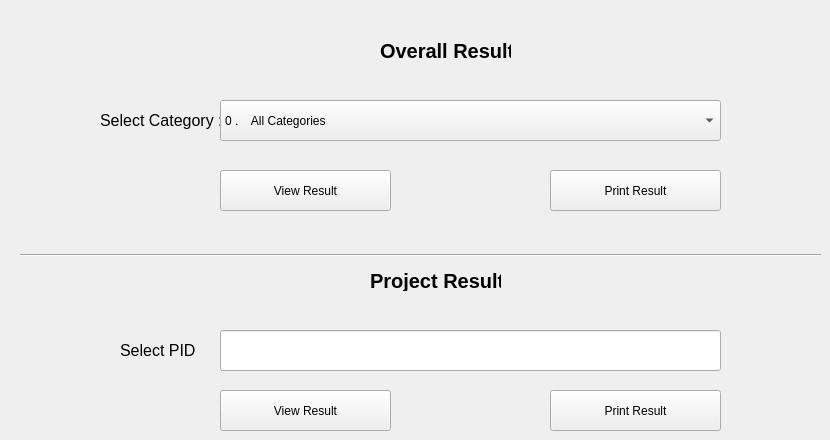
   <widget class="QWidget" name="view_res">
    <attribute name="title">
     <string>View Result</string>
    </attribute>
    <widget class="QLabel" name="label_20">
     <property name="geometry">
      <rect>
       <x>100</x>
       <y>100</y>
       <width>121</width>
       <height>41</height>
      </rect>
     </property>
     <property name="font">
      <font>
       <pointsize>12</pointsize>
       <weight>50</weight>
       <bold>false</bold>
      </font>
     </property>
     <property name="text">
      <string>Select Category :</string>
     </property>
    </widget>
    <widget class="QComboBox" name="comboBox">
     <property name="geometry">
      <rect>
       <x>220</x>
       <y>100</y>
       <width>501</width>
       <height>41</height>
      </rect>
     </property>
     <item>
      <property name="text">
       <string>0 .    All Categories</string>
      </property>
     </item>
     <item>
      <property name="text">
       <string>1 .    Networking And Information System Security</string>
      </property>
     </item>
     <item>
      <property name="text">
       <string>2.     Wireless &amp; Mobile Based Communication and Applications</string>
      </property>
     </item>
     <item>
      <property name="text">
       <string>3.     Intelligent System, AI / Expert System / Pattern Recognition / Multimedia</string>
      </property>
     </item>
     <item>
      <property name="text">
       <string>4.     Communication System / VLSI / Embedded Technologies</string>
      </property>
     </item>
     <item>
      <property name="text">
       <string>5.     System Applications / Storage And Database</string>
      </property>
     </item>
     <item>
      <property name="text">
       <string>6.     Digital Signal Processing / Speech Processing / Image Processing</string>
      </property>
     </item>
     <item>
      <property name="text">
       <string>7.     Others</string>
      </property>
     </item>
    </widget>
    <widget class="QLabel" name="label_21">
     <property name="geometry">
      <rect>
       <x>380</x>
       <y>40</y>
       <width>131</width>
       <height>21</height>
      </rect>
     </property>
     <property name="font">
      <font>
       <pointsize>15</pointsize>
       <weight>75</weight>
       <bold>true</bold>
      </font>
     </property>
     <property name="text">
      <string>Overall Result</string>
     </property>
    </widget>
    <widget class="QPushButton" name="view_oresult">
     <property name="geometry">
      <rect>
       <x>220</x>
       <y>170</y>
       <width>171</width>
       <height>41</height>
      </rect>
     </property>
     <property name="text">
      <string>View Result</string>
     </property>
    </widget>
    <widget class="QPushButton" name="prnt_oresult">
     <property name="geometry">
      <rect>
       <x>550</x>
       <y>170</y>
       <width>171</width>
       <height>41</height>
      </rect>
     </property>
     <property name="text">
      <string>Print Result</string>
     </property>
    </widget>
    <widget class="Line" name="line">
     <property name="geometry">
      <rect>
       <x>20</x>
       <y>240</y>
       <width>801</width>
       <height>31</height>
      </rect>
     </property>
     <property name="orientation">
      <enum>Qt::Horizontal</enum>
     </property>
    </widget>
    <widget class="QLabel" name="label_22">
     <property name="geometry">
      <rect>
       <x>370</x>
       <y>270</y>
       <width>131</width>
       <height>21</height>
      </rect>
     </property>
     <property name="font">
      <font>
       <pointsize>15</pointsize>
       <weight>75</weight>
       <bold>true</bold>
      </font>
     </property>
     <property name="text">
      <string>Project Result</string>
     </property>
    </widget>
    <widget class="QLabel" name="label_23">
     <property name="geometry">
      <rect>
       <x>120</x>
       <y>330</y>
       <width>81</width>
       <height>41</height>
      </rect>
     </property>
     <property name="font">
      <font>
       <pointsize>12</pointsize>
       <weight>50</weight>
       <bold>false</bold>
      </font>
     </property>
     <property name="text">
      <string>Select PID :</string>
     </property>
    </widget>
    <widget class="QLineEdit" name="lineEdit_15">
     <property name="geometry">
      <rect>
       <x>220</x>
       <y>330</y>
       <width>501</width>
       <height>41</height>
      </rect>
     </property>
     <property name="maxLength">
      <number>10</number>
     </property>
    </widget>
    <widget class="QPushButton" name="view_presult">
     <property name="geometry">
      <rect>
       <x>220</x>
       <y>390</y>
       <width>171</width>
       <height>41</height>
      </rect>
     </property>
     <property name="text">
      <string>View Result</string>
     </property>
    </widget>
    <widget class="QPushButton" name="prnt_presult">
     <property name="geometry">
      <rect>
       <x>550</x>
       <y>390</y>
       <width>171</width>
       <height>41</height>
      </rect>
     </property>
     <property name="text">
      <string>Print Result</string>
     </property>
    </widget>
   </widget>
